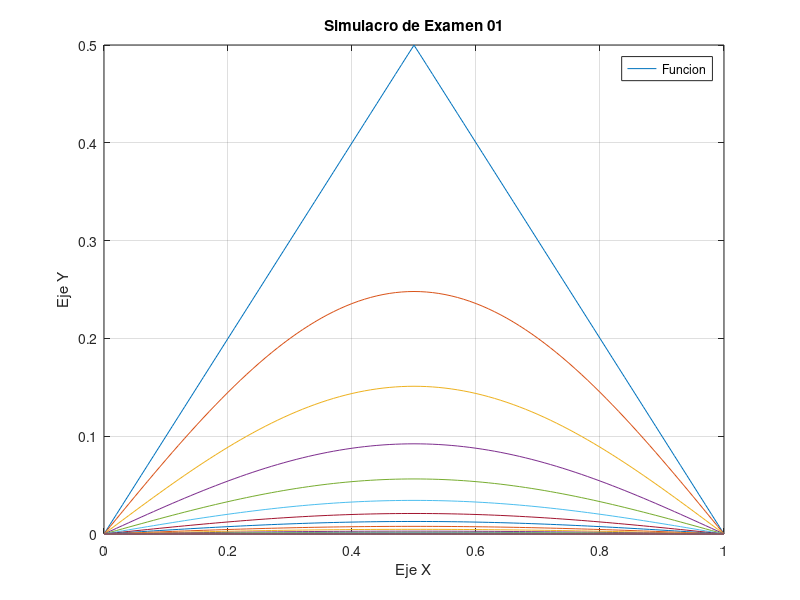

The MATLAB script that drew this image:
% Jose Ramiro Fuentes Lara
% Ecuaciones Diferenciales Parciales
% Simulacro de Examen 01 --- Corresponde a nuestra funcion par
clc; clear;close all;

%% Se definen nuestras variables constantes para el problema.

c = 1;
l = 1;          % Longitud de nuestra barra
x = 0:.01:l;     % intervalo de x

%% Se evaluan los valores de nuestra sumatoria 
for t = 0:.05:1
    u = 0;
    
    for n= 1:1000
        lambda= c*n*pi/l;
        u = u + ( sin(n*pi/2)/n^2 ) * sin(n*pi*x/l) * exp(-t*lambda^2);
    end
    
    u = (u*4*l)/(pi^2);
    plot(x,u);
    hold on;
end 

%% Se grafica nuestra funcion
grid on 

set(gcf,'Name','Ecuaciones Diferenciales Parciales') 
    xlabel('Eje X')
    ylabel('Eje Y')
    title('Simulacro de Examen 01')
    legend('Funcion')